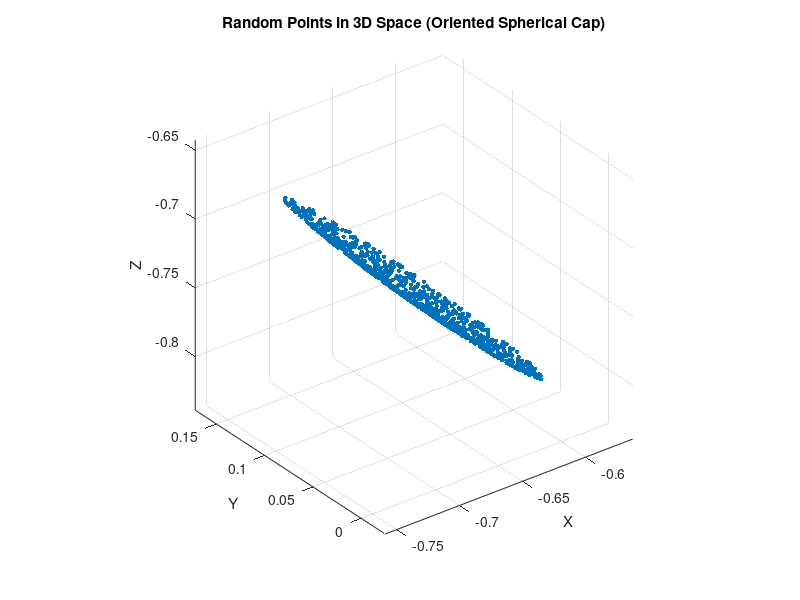
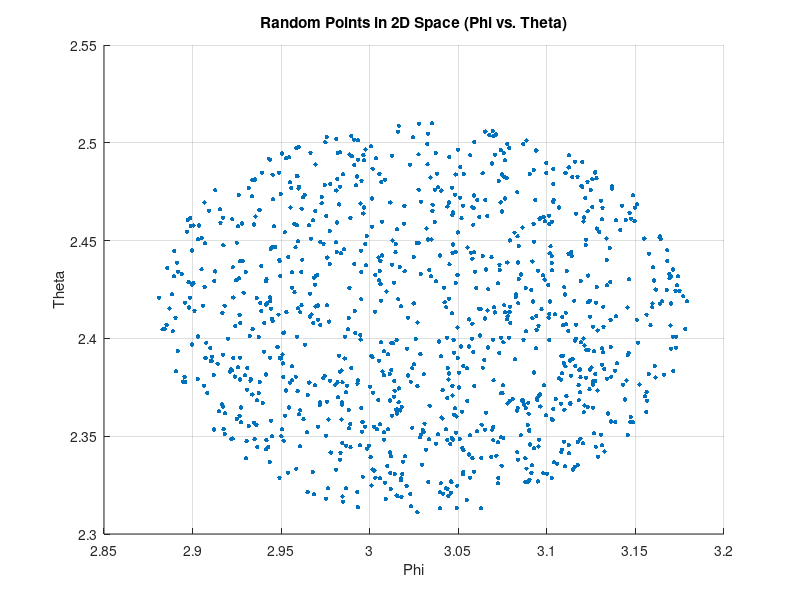

The MATLAB source for these figures, in order:

% Number of random points to generate
N = 1000;
max_angle = 0.1;

% Generate a random direction for the spherical cap
theta_d = acos(2 * rand() - 1);  % Random inclination
phi_d = 2 * pi * rand();  % Random azimuth

% Initialize arrays to store the points
phi_vals = zeros(1, N);
theta_vals = zeros(1, N);
x_vals = zeros(1, N);
y_vals = zeros(1, N);
z_vals = zeros(1, N);

% Generate points with rotated angles
for i = 1:N
    % Generate local angles around the +Z axis
    phi = 2 * pi * rand();  % Uniform distribution between 0 and 2*pi
    theta = acos(1 - (1 - cos(max_angle)) * rand());  % Uniform distribution within spherical cap

    % Rotate the angles to align with (theta_d, phi_d)
    x = sin(theta) * cos(phi);
    y = sin(theta) * sin(phi);
    z = cos(theta);

    % Convert rotated angles
    theta_rot = acos(z * cos(theta_d) + x * sin(theta_d));  % New inclination
    phi_rot = atan2(y, x * cos(theta_d) - z * sin(theta_d)) + phi_d;  % New azimuth

    % Store values
    phi_vals(i) = mod(phi_rot, 2*pi);  % Ensure azimuth is in [0, 2π]
    theta_vals(i) = theta_rot;

    % Convert back to Cartesian coordinates
    x_vals(i) = sin(theta_rot) * cos(phi_rot);
    y_vals(i) = sin(theta_rot) * sin(phi_rot);
    z_vals(i) = cos(theta_rot);
end

% Plot points in 3D space
figure;
scatter3(x_vals, y_vals, z_vals, 10, 'filled');
title('Random Points in 3D Space (Oriented Spherical Cap)');
xlabel('X');
ylabel('Y');
zlabel('Z');
axis equal;
grid on;

% Plot points in 2D space (phi vs. theta)
figure;
scatter(phi_vals, theta_vals, 10, 'filled');
title('Random Points in 2D Space (Phi vs. Theta)');
xlabel('Phi');
ylabel('Theta');
grid on;
